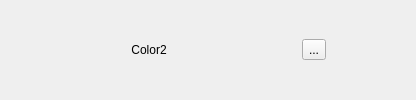
           <widget class="QFrame" name="frame2">
            <property name="frameShape">
             <enum>QFrame::NoFrame</enum>
            </property>
            <property name="frameShadow">
             <enum>QFrame::Raised</enum>
            </property>
            <layout class="QHBoxLayout" name="horizontalLayout_9">
             <property name="leftMargin">
              <number>0</number>
             </property>
             <property name="topMargin">
              <number>0</number>
             </property>
             <property name="rightMargin">
              <number>0</number>
             </property>
             <property name="bottomMargin">
              <number>0</number>
             </property>
             <item>
              <spacer name="horizontalSpacer_31">
               <property name="orientation">
                <enum>Qt::Horizontal</enum>
               </property>
               <property name="sizeHint" stdset="0">
                <size>
                 <width>60</width>
                 <height>20</height>
                </size>
               </property>
              </spacer>
             </item>
             <item>
              <widget class="QLabel" name="labelColor2">
               <property name="minimumSize">
                <size>
                 <width>110</width>
                 <height>0</height>
                </size>
               </property>
               <property name="text">
                <string>Color2 </string>
               </property>
               <property name="alignment">
                <set>Qt::AlignRight|Qt::AlignTrailing|Qt::AlignVCenter</set>
               </property>
              </widget>
             </item>
             <item>
              <spacer name="horizontalSpacer_35">
               <property name="orientation">
                <enum>Qt::Horizontal</enum>
               </property>
               <property name="sizeType">
                <enum>QSizePolicy::Minimum</enum>
               </property>
               <property name="sizeHint" stdset="0">
                <size>
                 <width>10</width>
                 <height>20</height>
                </size>
               </property>
              </spacer>
             </item>
             <item>
              <widget class="QWidget" name="widgetColor2" native="true">
               <property name="minimumSize">
                <size>
                 <width>100</width>
                 <height>0</height>
                </size>
               </property>
               <property name="autoFillBackground">
                <bool>false</bool>
               </property>
              </widget>
             </item>
             <item>
              <spacer name="horizontalSpacer_36">
               <property name="orientation">
                <enum>Qt::Horizontal</enum>
               </property>
               <property name="sizeType">
                <enum>QSizePolicy::Minimum</enum>
               </property>
               <property name="sizeHint" stdset="0">
                <size>
                 <width>10</width>
                 <height>20</height>
                </size>
               </property>
              </spacer>
             </item>
             <item>
              <widget class="QToolButton" name="pushColor2">
               <property name="text">
                <string>...</string>
               </property>
              </widget>
             </item>
             <item>
              <spacer name="horizontalSpacer_34">
               <property name="orientation">
                <enum>Qt::Horizontal</enum>
               </property>
               <property name="sizeHint" stdset="0">
                <size>
                 <width>90</width>
                 <height>20</height>
                </size>
               </property>
              </spacer>
             </item>
            </layout>
           </widget>
